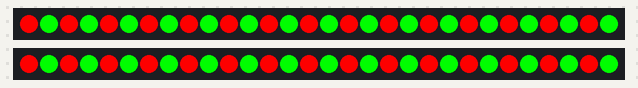
Simulated run of this sketch. Board: Arduino Uno, built with avr-gcc and run on an emulated ATmega328P. Parts: 2 × 30 RGB LEDs in strip order, left to right.

Above: at 0.2 s.
At 1.4 s:
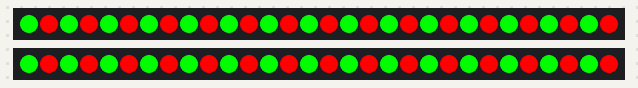

Measured:
- what the display in image 1 shows lasts 1.2 s, from 1.3 s to 2.5 s

The sketch:

sketch_dec15a.ino
```cpp
#include <Adafruit_NeoPixel.h>

const int ledPin1 = 8;
const int ledPin2 = 7;
const int numLeds = 30;

Adafruit_NeoPixel strip1 = Adafruit_NeoPixel(numLeds, ledPin1, NEO_GRB + NEO_KHZ800);
Adafruit_NeoPixel strip2 = Adafruit_NeoPixel(numLeds, ledPin2, NEO_GRB + NEO_KHZ800);

void setup() {
  strip1.begin();
  strip1.setBrightness(250);
  strip2.begin();
  strip2.setBrightness(250);
}

void loop() {
  for(int i=0;i<numLeds;i++){
    if(i%2==0){
      strip1.setPixelColor(i, strip1.gamma32(strip1.Color(255, 0, 0)));
      strip2.setPixelColor(i, strip1.gamma32(strip1.Color(255, 0, 0)));
      strip1.show();
      strip2.show();
    }
    else{
      strip1.setPixelColor(i, strip1.gamma32(strip1.Color(0, 255, 0)));
      strip2.setPixelColor(i, strip1.gamma32(strip1.Color(0, 255, 0)));
      strip1.show();
      strip2.show();
    }

  }
  delay(1000);
  for(int i=0;i<numLeds;i++){
    if(i%2!=0){
      strip1.setPixelColor(i, strip1.gamma32(strip1.Color(255, 0, 0)));
      strip2.setPixelColor(i, strip1.gamma32(strip1.Color(255, 0, 0)));
      strip1.show();
      strip2.show();
    }
    else{
      strip1.setPixelColor(i, strip1.gamma32(strip1.Color(0, 255, 0)));
      strip2.setPixelColor(i, strip1.gamma32(strip1.Color(0, 255, 0)));
      strip1.show();
      strip2.show();
    }
  }
  delay(1000);
}
```
